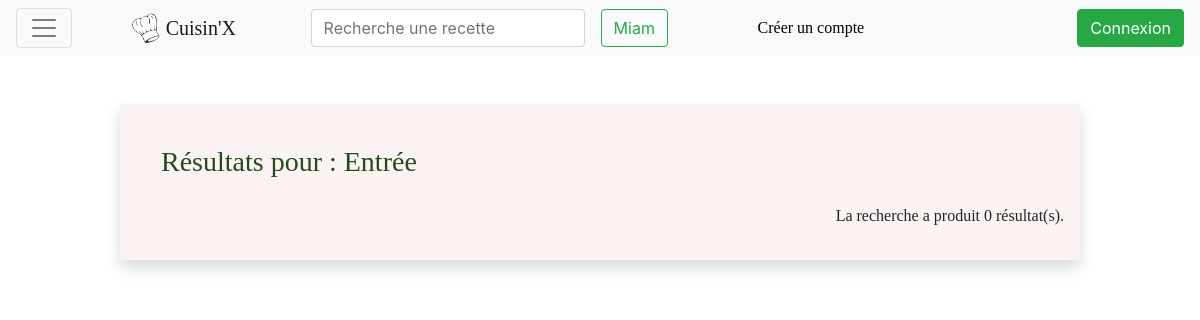
The page /index.php?recherche=Entrée on the database as committed earlier.
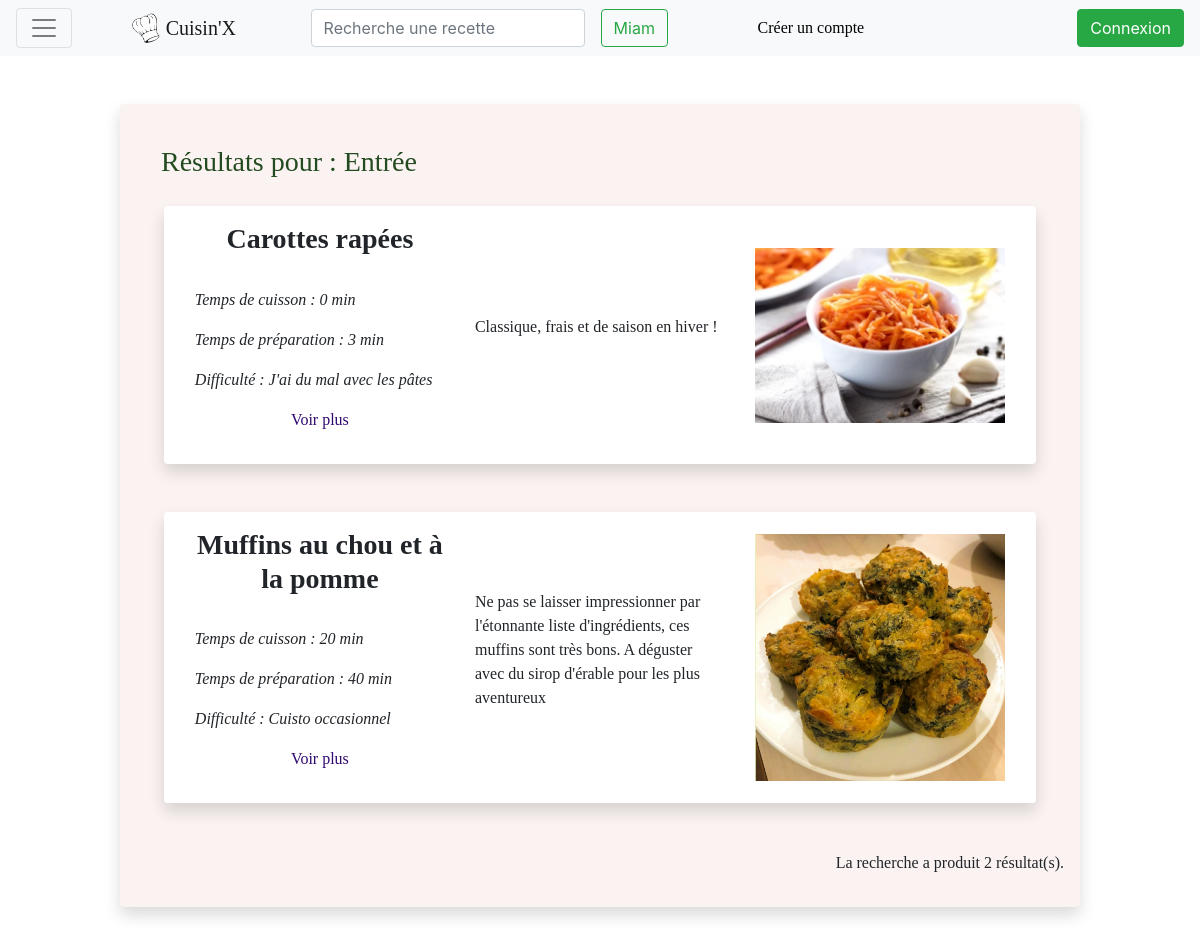
The same page on the database as committed later.
### tables this page shows
CREATE TABLE `recettes` (
  `id` int(11) NOT NULL,
  `nom_plat` varchar(64) NOT NULL,
  `createur` varchar(64) DEFAULT NULL,
  `id_difficulte` int(11) NOT NULL,
  `id_contenu` int(11) NOT NULL,
  `id_type` int(11) NOT NULL,
  `image` varchar(64) DEFAULT NULL,
  `consigne` text NOT NULL,
  `temps_cuisson` int(11) DEFAULT NULL,
  `temps_preparation` int(11) NOT NULL,
  `description` text NOT NULL,
  `nb_personne` int(11) NOT NULL
);

CREATE TABLE `difficulte` (
  `niveau` int(11) NOT NULL,
  `difficulte` varchar(40) NOT NULL
);

### class/Difficulte.php (called while the page is built, shortened)
<?php
class Difficulte{
    public static function id_to_nomDifficulte($dbh,$id_difficulte){
        $query = "SELECT * FROM `difficulte` WHERE `niveau`= ?;";
        $sth = $dbh->prepare($query);
        $request_succeeded = $sth->execute(array($id_difficulte));
        if ($request_succeeded){
            $nom_difficulte = $sth->fetch();
            return $nom_difficulte['difficulte'];
        }
        else{
            return null;
        }
    }
}

### content/content_Research.php (the view)
<?php
    function getContent($args){
    if (isset($_GET["recherche"])) {
        $dbh = $args['dbh'];
        echo '<br><div class="container jumbotron shadow p-3 mb-5 rounded">
        <h3 style="margin: 25px; color: #244b20">
            Résultats pour : '.htmlspecialchars($_GET["recherche"]).'
        </h3>';
        $query = "SELECT recettes.id,recettes.nom_plat, recettes.createur,recettes.id_difficulte,recettes.id_contenu,
        recettes.id_type,recettes.image,recettes.consigne,recettes.temps_cuisson,recettes.temps_preparation,
        recettes.description,recettes.nb_personne
        FROM recettes, type_plat, contenu WHERE type_plat.id = recettes.id_type AND contenu.id = recettes.id_contenu
        AND (recettes.nom_plat LIKE CONCAT('%',?,'%') OR recettes.consigne LIKE CONCAT('%',?,'%') OR recettes.description
        LIKE CONCAT('%',?,'%') OR type_plat.nom LIKE CONCAT('%',?,'%') OR contenu.contenu LIKE CONCAT('%',?,'%'))";
        $sth = $dbh->prepare($query);
        $sth->execute(array($_GET["recherche"],$_GET["recherche"],$_GET["recherche"],$_GET["recherche"],$_GET["recherche"]));
        $nb_resultat = 0;
        while ($element = $sth->fetch(PDO::FETCH_ASSOC)) {
            echo '<div class="row shadow p-3 mb-5 bg-white rounded align-items-center" style="margin: 3%">
                <div class="col-4">
                    <h3 style="font-weight:bold" class="text-center">'.htmlspecialchars($element["nom_plat"]).'</h3>
                    <br>
                    <p style="font-style:italic">Temps de cuisson : '.htmlspecialchars($element["temps_cuisson"]).' min</p>
                    <p style="font-style:italic">Temps de préparation : '.htmlspecialchars($element["temps_preparation"]).' min</p>
                    <p style="font-style:italic">Difficulté : '.htmlspecialchars(Difficulte::id_to_nomDifficulte($dbh, ($element["id_difficulte"]))).'</p>
                    <p class="text-center"> <a class="bolien" href="index.php?page=Recette&recette='.htmlspecialchars($element["id"]).'">Voir plus</a> </p>
                </div>
                <div class="col-4">
                    <p>'.str_replace(array("\r\n","\n"),'<br />',htmlspecialchars($element["description"])).'</p>
                </div>
                <div class="col-4">
                    <a href="index.php?page=Recette&recette='.$element["id"].'">
                    <img src='.$element["image"].' alt="Image" style="width:250px">
                    </a>
                </div>
            </div>';
            $nb_resultat++;
        }
        echo '<p class="text-right">La recherche a produit '.$nb_resultat.' résultat(s).</p>';
        echo '</div>';
    }
}

### index.php (shortened to what this page needs)
<!DOCTYPE html>
<?php
    require('utilities/utils.php');
    require("class/Database.php");
    require("class/Difficulte.php");
    $dbh = Database::connect();
    require("utilities/printForms.php");
    if(isset($_GET["recherche"])){
        $askedPage="Research";
    }
    elseif(isset($_GET["page"])){
        $askedPage = $_GET['page'];
    }
    else{
        $askedPage = 'Accueil';
    }
    $authorized = checkPage($askedPage);
    if($authorized){
        $pageTitle = getPageTitle($askedPage);
        $pageName = getPageName($askedPage);
        $args = ['dbh'=>$dbh];
    }
    else{
        $pageTitle = 'Error';
        $pageName = 'Error';
    }
    generateHTMLHeader($pageTitle, 'perso.css');
?>
<nav id='menu'>
    <?php
    generateMenu($pageName,$askedPage);
    ?>
</nav>
<br>
<main id='content'>
    <?php require("content/content_$pageName.php");
    $result = getContent($args);
    ?>
</main>
<?php
generateHTMLFooter();
?>

### utilities/utils.php (shortened to what this page needs)
<?php
function generateMenu($pageName,$askedPage) {
    ?>
    <nav class="navbar navbar-expand-xxl navbar-light bg-light">
    <button class="navbar-toggler" type="button" data-toggle="collapse"
            data-target="#navbarSupportedContent" aria-controls="navbarSupportedContent"
            aria-expanded="false" aria-label="Toggle navigation">
        <span class="navbar-toggler-icon"></span>
    </button>
    <a class="navbar-brand bo" href="index.php?page=Accueil">
        <img src="pictures/toque.jpg" width="30" height="30" class="d-inline-block align-top" alt="">
        Cuisin'X
    </a>
    <form class="form-inline my-2 my-lg-0" action="index.php" method=get>
      <input class="form-control mr-sm-3" type="text" placeholder="Recherche une recette" name="recherche" required>
      <button class="btn btn-outline-success my-2 my-sm-0" type="submit">Miam</button>
    </form>
    <div class="col-md-3">
        <?php
        if (!isset($_SESSION["loggedIn"]) || !$_SESSION["loggedIn"]){
        ?>
            <a class="nav-link bo" href="index.php?page=Register">Créer un compte</a>
        <?php
        }
?>
    </div>
<?php
            if(isset($_SESSION["loggedIn"]) and $_SESSION["loggedIn"]) {
                printLogoutLink($askedPage);
            } else {
                printLoginLink($askedPage);
            }
?>
</nav>
<?php
}
function generateHTMLHeader($title, $link) {
    echo<<<FIN
        <head>
            <title>$title</title>
            <meta charset='utf-8'>
            <meta http-equiv='X-UA-Compatible' content='IE=edge'>
            <meta name='viewport' content='width=device-width, initial-scale=1'>
            <link href='css/bootstrap.min.css' rel='stylesheet'>
            <script src='js/jquery.min.js'></script>
            <script src='js/popper.min.js'></script>
            <script src='js/bootstrap.min.js'></script>
            <script src="js/code.js"></script>
            <link href='css/$link' rel='stylesheet'>
            <link rel="icon" type="image/jpg" href="pictures/toque.jpg">
        </head>
        <body>
FIN;
}
function generateHTMLFooter() {
    echo <<<CHAINE_DE_FIN
</body>
CHAINE_DE_FIN;
}
?>

### utilities/printForms.php (shortened to what this page needs)
<?php
function printLoginLink($askedPage){
    ?>
    <form class="form-inline my-2 my-lg-0" action = "index.php?page=Login" method = "post">
            <div class = "input-group">
                <button type = "submit" class = "btn btn-success">Connexion</button>
            </div>
    </form>
<?php
}
    ?>

### css/perso.css (style rules this page uses)
.bo { color: black; font-family: 'Optima'; }
.bolien { color: rgb(48, 8, 112); }
.jumbotron { background-color: #faf3f2; }
main { font-family: 'Optima'; margin : auto; height: auto; border-radius: 5px; max-width: 80%; }

Rows that differ between the two databases and show on the page:
now on this page (row edited): recettes: nom_plat "Carottes rapées", temps_cuisson "0", temps_preparation "3", id_difficulte.difficulte "J'ai du mal avec les pâtes", description "Classique, frais et de saison en hiver !", image (picture)
added recettes: nom_plat "Muffins au chou et à la pomme", temps_cuisson "20", temps_preparation "40", id_difficulte.difficulte "Cuisto occasionnel", description "Ne pas se laisser impressionner par l'étonnante liste d'ingrédients, ces muffins sont très bons. A déguster avec du sirop d'érable pour les plus aventureux", image (picture)
Other text that changed with them:
$nb_resultat: "0" → "2"
